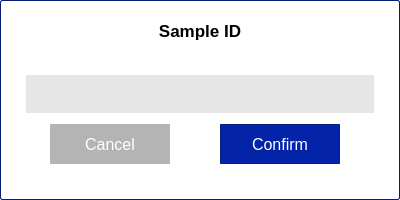
<?xml version="1.0" encoding="UTF-8"?>
<ui version="4.0">
 <class>sampleIDDiaglog</class>
 <widget class="QDialog" name="sampleIDDiaglog">
  <property name="geometry">
   <rect>
    <x>0</x>
    <y>0</y>
    <width>400</width>
    <height>200</height>
   </rect>
  </property>
  <property name="windowTitle">
   <string>Dialog</string>
  </property>
  <property name="styleSheet">
   <string notr="true">background-color: rgb(255, 255, 255);
border: 1px solid #051e7e;
border-radius: 2px;</string>
  </property>
  <widget class="QPushButton" name="cancelPb">
   <property name="geometry">
    <rect>
     <x>50</x>
     <y>124</y>
     <width>120</width>
     <height>40</height>
    </rect>
   </property>
   <property name="font">
    <font>
     <pointsize>12</pointsize>
    </font>
   </property>
   <property name="styleSheet">
    <string notr="true">background-color: rgb(180, 180, 180);
color: rgb(255, 255, 255);
border: 1px solid rgb(180,180,180);
border-radius: 1px;</string>
   </property>
   <property name="text">
    <string>Cancel</string>
   </property>
  </widget>
  <widget class="QLabel" name="sampleIdTxtLabel">
   <property name="geometry">
    <rect>
     <x>25</x>
     <y>16</y>
     <width>350</width>
     <height>30</height>
    </rect>
   </property>
   <property name="font">
    <font>
     <pointsize>13</pointsize>
     <bold>true</bold>
    </font>
   </property>
   <property name="styleSheet">
    <string notr="true">background-color: rgba(255, 255,255, 0);
border: 1px solid rgb(255,255,255);
border-radius: 1px;</string>
   </property>
   <property name="text">
    <string>Sample ID</string>
   </property>
   <property name="alignment">
    <set>Qt::AlignCenter</set>
   </property>
  </widget>
  <widget class="QPushButton" name="confirmPb">
   <property name="geometry">
    <rect>
     <x>220</x>
     <y>124</y>
     <width>120</width>
     <height>40</height>
    </rect>
   </property>
   <property name="font">
    <font>
     <pointsize>12</pointsize>
    </font>
   </property>
   <property name="styleSheet">
    <string notr="true">background-color: rgb(3,36,168);
color: rgb(255,255,255);
border: 1px solid #051e7e;
border-radius: 1px;</string>
   </property>
   <property name="text">
    <string>Confirm</string>
   </property>
   <property name="default">
    <bool>false</bool>
   </property>
   <property name="flat">
    <bool>false</bool>
   </property>
  </widget>
  <widget class="QLineEdit" name="sampleIdLineEdit">
   <property name="geometry">
    <rect>
     <x>25</x>
     <y>74</y>
     <width>350</width>
     <height>40</height>
    </rect>
   </property>
   <property name="font">
    <font>
     <pointsize>13</pointsize>
    </font>
   </property>
   <property name="styleSheet">
    <string notr="true">background-color: rgb(230, 230, 230);
border: 1px solid rgb(255,255,255);
border-radius: 1px;</string>
   </property>
   <property name="maxLength">
    <number>600</number>
   </property>
   <property name="cursorPosition">
    <number>0</number>
   </property>
   <property name="alignment">
    <set>Qt::AlignCenter</set>
   </property>
  </widget>
 </widget>
 <resources/>
 <connections/>
</ui>
